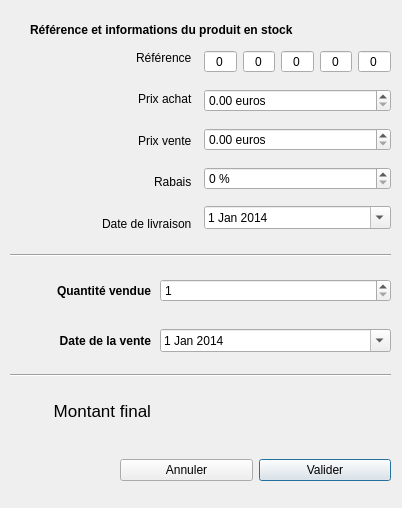
<?xml version="1.0" encoding="UTF-8"?>
<ui version="4.0">
 <class>ajoutVente</class>
 <widget class="QDialog" name="ajoutVente">
  <property name="geometry">
   <rect>
    <x>0</x>
    <y>0</y>
    <width>402</width>
    <height>508</height>
   </rect>
  </property>
  <property name="windowTitle">
   <string>Nouvelle vente</string>
  </property>
  <widget class="QWidget" name="horizontalLayoutWidget_12">
   <property name="geometry">
    <rect>
     <x>10</x>
     <y>40</y>
     <width>381</width>
     <height>201</height>
    </rect>
   </property>
   <layout class="QHBoxLayout" name="bigHLayout">
    <property name="sizeConstraint">
     <enum>QLayout::SetDefaultConstraint</enum>
    </property>
    <item>
     <layout class="QVBoxLayout" name="labels">
      <item>
       <widget class="QLabel" name="label_ref">
        <property name="font">
         <font>
          <weight>50</weight>
          <italic>false</italic>
          <bold>false</bold>
         </font>
        </property>
        <property name="text">
         <string>Référence  </string>
        </property>
        <property name="alignment">
         <set>Qt::AlignRight|Qt::AlignTrailing|Qt::AlignVCenter</set>
        </property>
       </widget>
      </item>
      <item>
       <widget class="QLabel" name="label_achat">
        <property name="font">
         <font>
          <weight>50</weight>
          <italic>false</italic>
          <bold>false</bold>
         </font>
        </property>
        <property name="text">
         <string>Prix achat  </string>
        </property>
        <property name="alignment">
         <set>Qt::AlignRight|Qt::AlignTrailing|Qt::AlignVCenter</set>
        </property>
       </widget>
      </item>
      <item>
       <widget class="QLabel" name="label_vente">
        <property name="font">
         <font>
          <weight>50</weight>
          <italic>false</italic>
          <bold>false</bold>
          <underline>false</underline>
          <strikeout>false</strikeout>
         </font>
        </property>
        <property name="layoutDirection">
         <enum>Qt::LeftToRight</enum>
        </property>
        <property name="text">
         <string>Prix vente  </string>
        </property>
        <property name="alignment">
         <set>Qt::AlignRight|Qt::AlignTrailing|Qt::AlignVCenter</set>
        </property>
       </widget>
      </item>
      <item>
       <widget class="QLabel" name="label_rabais">
        <property name="font">
         <font>
          <weight>50</weight>
          <italic>false</italic>
          <bold>false</bold>
         </font>
        </property>
        <property name="text">
         <string>Rabais  </string>
        </property>
        <property name="alignment">
         <set>Qt::AlignRight|Qt::AlignTrailing|Qt::AlignVCenter</set>
        </property>
       </widget>
      </item>
      <item>
       <widget class="QLabel" name="label_date">
        <property name="font">
         <font>
          <weight>50</weight>
          <italic>false</italic>
          <bold>false</bold>
         </font>
        </property>
        <property name="text">
         <string>Date de livraison  </string>
        </property>
        <property name="alignment">
         <set>Qt::AlignRight|Qt::AlignTrailing|Qt::AlignVCenter</set>
        </property>
       </widget>
      </item>
     </layout>
    </item>
    <item>
     <layout class="QVBoxLayout" name="fields">
      <item>
       <layout class="QHBoxLayout" name="field_reference">
        <item>
         <widget class="QSpinBox" name="refca">
          <property name="alignment">
           <set>Qt::AlignCenter</set>
          </property>
          <property name="buttonSymbols">
           <enum>QAbstractSpinBox::NoButtons</enum>
          </property>
          <property name="maximum">
           <number>9</number>
          </property>
         </widget>
        </item>
        <item>
         <widget class="QSpinBox" name="reft">
          <property name="alignment">
           <set>Qt::AlignCenter</set>
          </property>
          <property name="buttonSymbols">
           <enum>QAbstractSpinBox::NoButtons</enum>
          </property>
         </widget>
        </item>
        <item>
         <widget class="QSpinBox" name="refm">
          <property name="alignment">
           <set>Qt::AlignCenter</set>
          </property>
          <property name="buttonSymbols">
           <enum>QAbstractSpinBox::NoButtons</enum>
          </property>
          <property name="maximum">
           <number>9</number>
          </property>
         </widget>
        </item>
        <item>
         <widget class="QSpinBox" name="refs">
          <property name="alignment">
           <set>Qt::AlignCenter</set>
          </property>
          <property name="buttonSymbols">
           <enum>QAbstractSpinBox::NoButtons</enum>
          </property>
          <property name="minimum">
           <number>0</number>
          </property>
          <property name="maximum">
           <number>80</number>
          </property>
          <property name="singleStep">
           <number>2</number>
          </property>
          <property name="value">
           <number>0</number>
          </property>
         </widget>
        </item>
        <item>
         <widget class="QSpinBox" name="refco">
          <property name="alignment">
           <set>Qt::AlignCenter</set>
          </property>
          <property name="buttonSymbols">
           <enum>QAbstractSpinBox::NoButtons</enum>
          </property>
         </widget>
        </item>
       </layout>
      </item>
      <item>
       <layout class="QHBoxLayout" name="field_achat">
        <item>
         <widget class="QDoubleSpinBox" name="achat_spin">
          <property name="suffix">
           <string> euros</string>
          </property>
          <property name="maximum">
           <double>9999.989999999999782</double>
          </property>
          <property name="singleStep">
           <double>0.010000000000000</double>
          </property>
         </widget>
        </item>
       </layout>
      </item>
      <item>
       <layout class="QHBoxLayout" name="field_vente">
        <item>
         <widget class="QDoubleSpinBox" name="vente_spin">
          <property name="suffix">
           <string> euros</string>
          </property>
          <property name="maximum">
           <double>9999.989999999999782</double>
          </property>
          <property name="singleStep">
           <double>0.010000000000000</double>
          </property>
         </widget>
        </item>
       </layout>
      </item>
      <item>
       <layout class="QHBoxLayout" name="field_rabais">
        <item>
         <widget class="QSpinBox" name="rabais_spin">
          <property name="suffix">
           <string> %</string>
          </property>
          <property name="maximum">
           <number>100</number>
          </property>
         </widget>
        </item>
       </layout>
      </item>
      <item>
       <layout class="QHBoxLayout" name="field_date">
        <item>
         <widget class="QDateEdit" name="date_livraison">
          <property name="currentSection">
           <enum>QDateTimeEdit::DaySection</enum>
          </property>
          <property name="calendarPopup">
           <bool>true</bool>
          </property>
          <property name="date">
           <date>
            <year>2014</year>
            <month>1</month>
            <day>1</day>
           </date>
          </property>
         </widget>
        </item>
       </layout>
      </item>
     </layout>
    </item>
   </layout>
  </widget>
  <widget class="QWidget" name="horizontalLayoutWidget">
   <property name="geometry">
    <rect>
     <x>120</x>
     <y>450</y>
     <width>271</width>
     <height>41</height>
    </rect>
   </property>
   <layout class="QHBoxLayout" name="boutons_ok">
    <item>
     <widget class="QPushButton" name="annuler">
      <property name="text">
       <string>Annuler</string>
      </property>
      <property name="autoDefault">
       <bool>true</bool>
      </property>
     </widget>
    </item>
    <item>
     <widget class="QPushButton" name="valider">
      <property name="text">
       <string>Valider</string>
      </property>
      <property name="default">
       <bool>true</bool>
      </property>
     </widget>
    </item>
   </layout>
  </widget>
  <widget class="QWidget" name="verticalLayoutWidget">
   <property name="geometry">
    <rect>
     <x>10</x>
     <y>270</y>
     <width>141</width>
     <height>41</height>
    </rect>
   </property>
   <layout class="QVBoxLayout" name="layout_quantite">
    <property name="spacing">
     <number>1</number>
    </property>
    <property name="topMargin">
     <number>0</number>
    </property>
    <item>
     <widget class="QLabel" name="label_quantite">
      <property name="font">
       <font>
        <weight>75</weight>
        <bold>true</bold>
       </font>
      </property>
      <property name="text">
       <string>Quantité vendue</string>
      </property>
      <property name="alignment">
       <set>Qt::AlignRight|Qt::AlignTrailing|Qt::AlignVCenter</set>
      </property>
     </widget>
    </item>
   </layout>
  </widget>
  <widget class="QWidget" name="verticalLayoutWidget_2">
   <property name="geometry">
    <rect>
     <x>160</x>
     <y>270</y>
     <width>231</width>
     <height>41</height>
    </rect>
   </property>
   <layout class="QVBoxLayout" name="field_quantite">
    <item>
     <widget class="QSpinBox" name="quantite_spin">
      <property name="minimum">
       <number>1</number>
      </property>
      <property name="maximum">
       <number>9999</number>
      </property>
     </widget>
    </item>
   </layout>
  </widget>
  <widget class="QLabel" name="label">
   <property name="geometry">
    <rect>
     <x>30</x>
     <y>20</y>
     <width>341</width>
     <height>19</height>
    </rect>
   </property>
   <property name="font">
    <font>
     <weight>75</weight>
     <bold>true</bold>
    </font>
   </property>
   <property name="lineWidth">
    <number>1</number>
   </property>
   <property name="text">
    <string>Référence et informations du produit en stock</string>
   </property>
  </widget>
  <widget class="Line" name="line">
   <property name="geometry">
    <rect>
     <x>10</x>
     <y>240</y>
     <width>381</width>
     <height>31</height>
    </rect>
   </property>
   <property name="orientation">
    <enum>Qt::Horizontal</enum>
   </property>
  </widget>
  <widget class="QWidget" name="verticalLayoutWidget_3">
   <property name="geometry">
    <rect>
     <x>10</x>
     <y>320</y>
     <width>141</width>
     <height>41</height>
    </rect>
   </property>
   <layout class="QVBoxLayout" name="layout_quantite_2">
    <property name="spacing">
     <number>1</number>
    </property>
    <property name="topMargin">
     <number>0</number>
    </property>
    <item>
     <widget class="QLabel" name="label_quantite_2">
      <property name="font">
       <font>
        <weight>75</weight>
        <bold>true</bold>
       </font>
      </property>
      <property name="text">
       <string>Date de la vente</string>
      </property>
      <property name="alignment">
       <set>Qt::AlignRight|Qt::AlignTrailing|Qt::AlignVCenter</set>
      </property>
     </widget>
    </item>
   </layout>
  </widget>
  <widget class="QWidget" name="verticalLayoutWidget_4">
   <property name="geometry">
    <rect>
     <x>160</x>
     <y>320</y>
     <width>231</width>
     <height>41</height>
    </rect>
   </property>
   <layout class="QVBoxLayout" name="verticalLayout">
    <item>
     <widget class="QDateEdit" name="date_vente">
      <property name="calendarPopup">
       <bool>true</bool>
      </property>
      <property name="date">
       <date>
        <year>2014</year>
        <month>1</month>
        <day>1</day>
       </date>
      </property>
     </widget>
    </item>
   </layout>
  </widget>
  <widget class="Line" name="line_2">
   <property name="geometry">
    <rect>
     <x>10</x>
     <y>360</y>
     <width>381</width>
     <height>31</height>
    </rect>
   </property>
   <property name="orientation">
    <enum>Qt::Horizontal</enum>
   </property>
  </widget>
  <widget class="QWidget" name="verticalLayoutWidget_5">
   <property name="geometry">
    <rect>
     <x>10</x>
     <y>390</y>
     <width>141</width>
     <height>41</height>
    </rect>
   </property>
   <layout class="QVBoxLayout" name="layout_quantite_3">
    <property name="spacing">
     <number>1</number>
    </property>
    <property name="topMargin">
     <number>0</number>
    </property>
    <item>
     <widget class="QLabel" name="label_quantite_3">
      <property name="font">
       <font>
        <pointsize>13</pointsize>
        <weight>50</weight>
        <italic>false</italic>
        <bold>false</bold>
        <underline>false</underline>
       </font>
      </property>
      <property name="text">
       <string>Montant final</string>
      </property>
      <property name="alignment">
       <set>Qt::AlignRight|Qt::AlignTrailing|Qt::AlignVCenter</set>
      </property>
     </widget>
    </item>
   </layout>
  </widget>
  <widget class="QWidget" name="verticalLayoutWidget_6">
   <property name="geometry">
    <rect>
     <x>160</x>
     <y>390</y>
     <width>231</width>
     <height>41</height>
    </rect>
   </property>
   <layout class="QVBoxLayout" name="field_quantite_2">
    <item>
     <widget class="QLabel" name="montant_final">
      <property name="font">
       <font>
        <pointsize>13</pointsize>
       </font>
      </property>
      <property name="text">
       <string/>
      </property>
      <property name="alignment">
       <set>Qt::AlignRight|Qt::AlignTrailing|Qt::AlignVCenter</set>
      </property>
     </widget>
    </item>
   </layout>
  </widget>
 </widget>
 <resources/>
 <connections/>
</ui>
